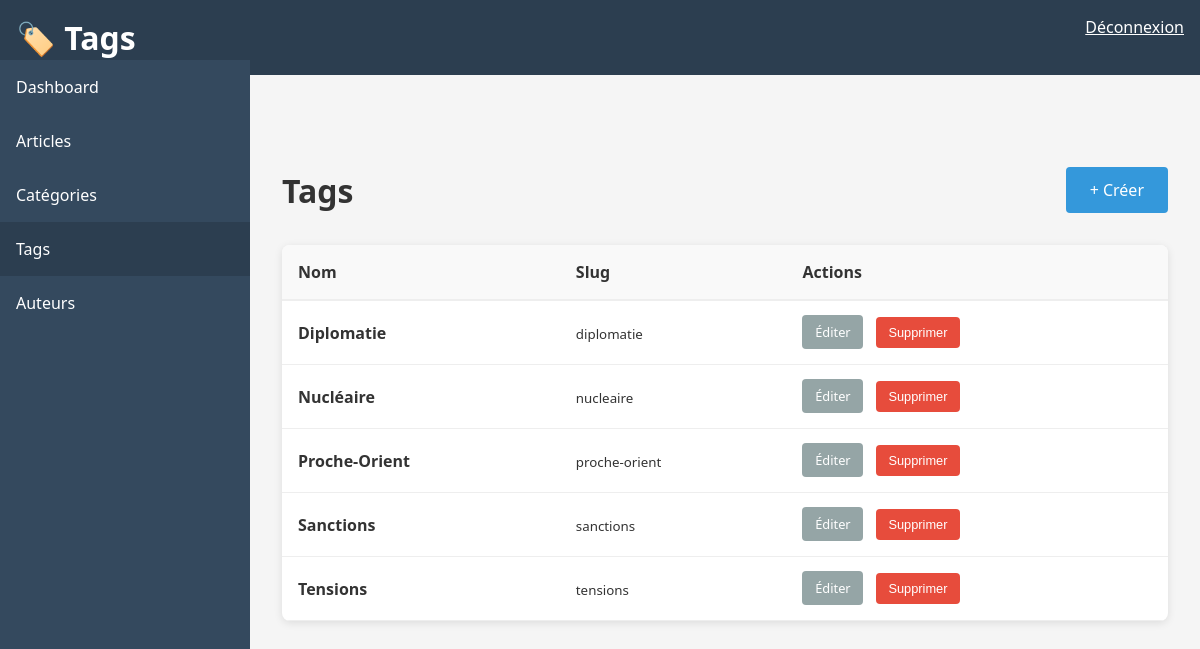
The app's page /admin/tags/list.php (signed in) with its own data.
### tables this page shows
CREATE TABLE IF NOT EXISTS tag (
  id INT PRIMARY KEY AUTO_INCREMENT,
  nom VARCHAR(255) NOT NULL UNIQUE,
  slug VARCHAR(255) UNIQUE NOT NULL,
  created_at TIMESTAMP DEFAULT CURRENT_TIMESTAMP
);

### src/functions.php (called while the page is built, shortened)
<?php
function escape($string) {
    return htmlspecialchars($string, ENT_QUOTES, 'UTF-8');
}

### src/admin/tags/list.php (the view, shortened to what this page needs)
<?php
require_once __DIR__ . '/../../config.php';
require_once __DIR__ . '/../../functions.php';
$stmt = $pdo->query('SELECT id, nom, slug FROM tag ORDER BY nom');
$tags = $stmt->fetchAll();
?>
<!DOCTYPE html>
<html lang="fr">
<head>
</head>
<body>
    <div class="navbar">
        <h1>🏷️ Tags</h1>
        <a href="/admin/logout" style="color: white;">Déconnexion</a>
    </div>
    <div class="sidebar">
        <a href="/admin/dashboard/">Dashboard</a>
        <a href="/admin/articles/">Articles</a>
        <a href="/admin/categories/">Catégories</a>
        <a href="/admin/tags/" class="active">Tags</a>
        <a href="/admin/auteurs/">Auteurs</a>
    </div>
    <div class="main-content">
        <div class="page-header">
            <h1>Tags</h1>
            <a href="/admin/tags/new" class="btn">+ Créer</a>
        </div>
        <div class="table-container">
            <table>
                <thead>
                    <tr>
                        <th>Nom</th>
                        <th>Slug</th>
                        <th>Actions</th>
                    </tr>
                </thead>
                <tbody>
                    <?php foreach ($tags as $tag): ?>
                        <tr>
                            <td><strong><?php echo escape($tag['nom']); ?></strong></td>
                            <td><small><?php echo escape($tag['slug']); ?></small></td>
                            <td>
                                <a href="/admin/tags/edit/<?php echo $tag['id']; ?>" class="action-btn">Éditer</a>
                                <form method="POST" style="display: inline;" onsubmit="return confirm('Confirmez?')">
                                    <button class="action-btn" style="background: #e74c3c;">Supprimer</button>
                                </form>
                            </td>
                        </tr>
                    <?php endforeach; ?>
                </tbody>
            </table>
        </div>
    </div>
</body>
</html>

### src/admin/tags/list.php (style rules this page uses)
* { margin: 0; padding: 0; box-sizing: border-box; }
body { font-family: 'Segoe UI', Tahoma, Geneva, Verdana, sans-serif; background: #f5f5f5; color: #333; }
.navbar { background: #2c3e50; color: white; padding: 1rem; display: flex; justify-content: space-between; }
.sidebar { width: 250px; background: #34495e; color: white; position: fixed; top: 60px; left: 0; height: calc(100vh - 60px); overflow-y: auto; }
.sidebar a { display: block; color: white; padding: 1rem; text-decoration: none; transition: background 0.3s; }
.sidebar a:hover, .sidebar a.active { background: #2c3e50; }
.main-content { margin-left: 250px; margin-top: 60px; padding: 2rem; }
.page-header { display: flex; justify-content: space-between; align-items: center; margin-bottom: 2rem; }
.btn { padding: 0.75rem 1.5rem; background: #3498db; color: white; text-decoration: none; border: none; border-radius: 4px; cursor: pointer; }
.table-container { background: white; border-radius: 8px; box-shadow: 0 2px 8px rgba(0,0,0,0.1); overflow: hidden; }
table { width: 100%; border-collapse: collapse; }
th { background: #f9f9f9; padding: 1rem; text-align: left; border-bottom: 2px solid #eee; }
td { padding: 1rem; border-bottom: 1px solid #eee; }
.action-btn { padding: 0.5rem 0.8rem; border: none; border-radius: 4px; cursor: pointer; font-size: 0.8rem; background: #95a5a6; color: white; text-decoration: none; margin-right: 0.5rem; }

### records on screen
tag: nom "Diplomatie", slug "diplomatie"
tag: nom "Nucléaire", slug "nucleaire"
tag: nom "Proche-Orient", slug "proche-orient"
tag: nom "Sanctions", slug "sanctions"
tag: nom "Tensions", slug "tensions"
